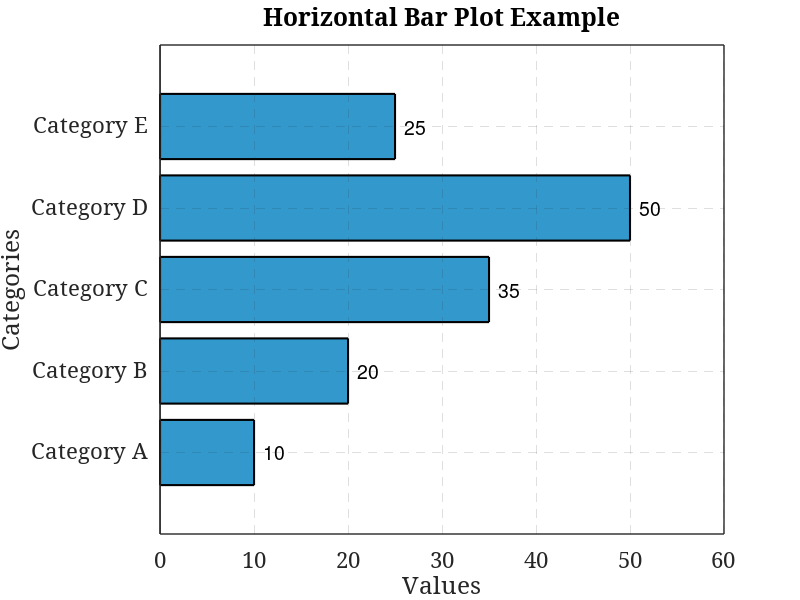

Recreate this plot in MATLAB.
% Data
categories = {'Category A', 'Category B', 'Category C', 'Category D', 'Category E'};
values = [10, 20, 35, 50, 25];

% Create the horizontal bar chart
figure;
barh(values, 'FaceColor', [0.2 0.6 0.8], 'EdgeColor', [0 0 0], 'LineWidth', 1.5);  % Light blue bars with black edges

% Add title and labels
title('Horizontal Bar Plot Example', 'FontSize', 24, 'FontWeight', 'bold', 'FontName', 'Cambria');
xlabel('Values', 'FontSize', 20, 'FontName', 'Cambria');
ylabel('Categories', 'FontSize', 20, 'FontName', 'Cambria');

% Customize y-axis labels
set(gca, 'YTick', 1:length(categories));  % Set y-axis ticks at bar positions
set(gca, 'YTickLabel', categories, 'FontSize', 16, 'FontName', 'Cambria');  % Set category labels

% Set x-axis limits
xlim([0 60]);

% Add grid
grid on;
set(gca, 'GridLineStyle', '--');  % Dashed grid lines
set(gca, 'YMinorGrid', 'off');  % Disable minor grid lines

% Customize axes
set(gca, 'FontName', 'Cambria', 'FontSize', 16, 'Box', 'on', 'LineWidth', 1);  % Style the axes
set(gca, 'TickLength', [0 0]);  % Remove tick marks

% Add annotations (optional)
for i = 1:length(values)
    text(values(i) + 1, i, num2str(values(i)), 'VerticalAlignment', 'middle', 'FontSize', 14);  % Add value labels
end
